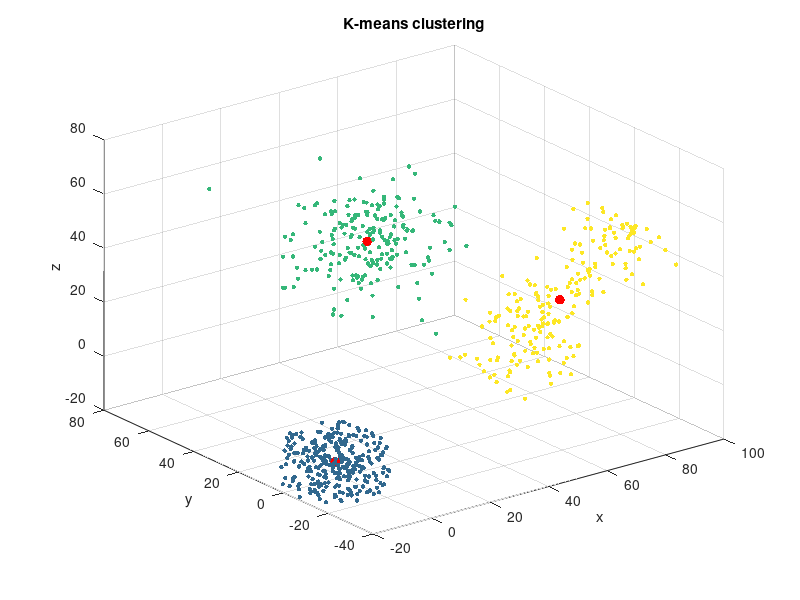

Reproduce this figure in MATLAB.
% Remove
clear 
close all
clc

% Create data
t = linspace(0, 3*pi, 200)';
data = [40 + 10*randn(200,3);
        50 + 5*sin(t) + 5*t, 10*randn(200, 1), 5*sqrt(t.^2);
        -20 + 23*rand(300, 3)];

% Amount of cluster
K = 3;

% K-means clustering
[idx, C] = kmeans(data, K);

% Plot cluster
figure;
scatter3(data(:,1), data(:,2), data(:,3), 10, idx, 'filled');
hold on;
scatter3(C(:,1), C(:,2), C(:,3), 50, 'r', 'filled');
title('K-means clustering');
xlabel('x');
ylabel('y');
zlabel('z');
